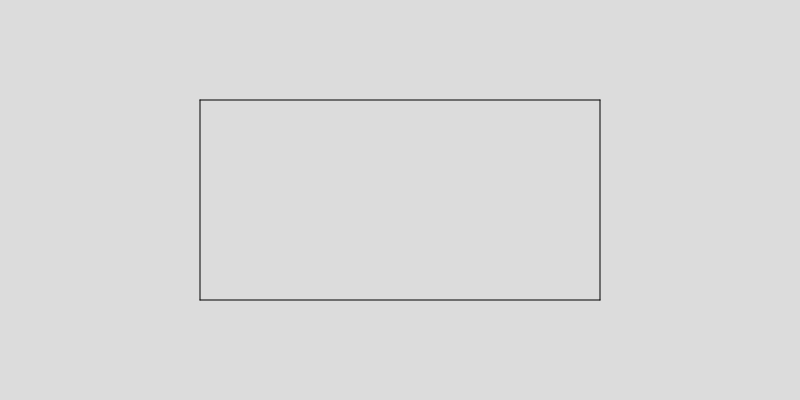
Frame 1 (no input)
Frame 60 (no input): identical to frame 1, image omitted
Frame 120 (the mouse pressed at the canvas centre since frame 60): identical to frame 1, image omitted

The p5.js sketch that drew this single still picture (run headless with seeded random() and noise() and a simulated clock; from frame 60 on, the mouse is pressed at the canvas centre):

// p5.js sketch
// ── sketch.js
let x 
let y
function setup() {
  createCanvas(800, 400);
  x = width/2
  y = height/2
}

function draw() {
  background(220);
  line (x/2, y/2, x/2, y+y/2)
  line (x/2, y/2, x+x/2, y/2)
  line (x/2, y+y/2, x+x/2, y+y/2)
  line (x+x/2, y+y/2, x+x/2, y/2)
}
